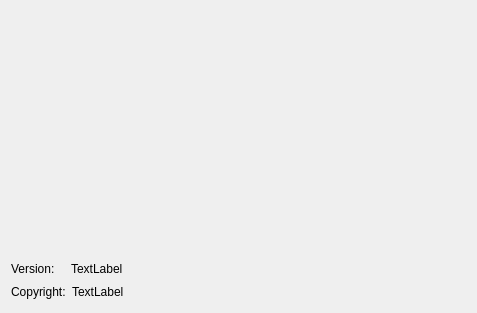
<?xml version="1.0" encoding="UTF-8"?>
<ui version="4.0">
 <class>SplashScreen</class>
 <widget class="QWidget" name="SplashScreen">
  <property name="geometry">
   <rect>
    <x>0</x>
    <y>0</y>
    <width>477</width>
    <height>313</height>
   </rect>
  </property>
  <layout class="QGridLayout" name="gridLayout">
   <item row="0" column="0">
    <spacer name="verticalSpacer">
     <property name="orientation">
      <enum>Qt::Vertical</enum>
     </property>
     <property name="sizeHint" stdset="0">
      <size>
       <width>20</width>
       <height>40</height>
      </size>
     </property>
    </spacer>
   </item>
   <item row="2" column="1">
    <spacer name="horizontalSpacer">
     <property name="orientation">
      <enum>Qt::Horizontal</enum>
     </property>
     <property name="sizeHint" stdset="0">
      <size>
       <width>40</width>
       <height>20</height>
      </size>
     </property>
    </spacer>
   </item>
   <item row="1" column="0">
    <layout class="QHBoxLayout" name="horizontalLayout_2">
     <item>
      <widget class="QLabel" name="label">
       <property name="text">
        <string>Version:</string>
       </property>
      </widget>
     </item>
     <item>
      <widget class="QLabel" name="versionText">
       <property name="text">
        <string>TextLabel</string>
       </property>
      </widget>
     </item>
    </layout>
   </item>
   <item row="2" column="0">
    <layout class="QHBoxLayout" name="horizontalLayout">
     <item>
      <widget class="QLabel" name="label_2">
       <property name="text">
        <string>Copyright:</string>
       </property>
      </widget>
     </item>
     <item>
      <widget class="QLabel" name="copyrightText">
       <property name="text">
        <string>TextLabel</string>
       </property>
      </widget>
     </item>
    </layout>
   </item>
  </layout>
 </widget>
 <resources/>
 <connections/>
</ui>
